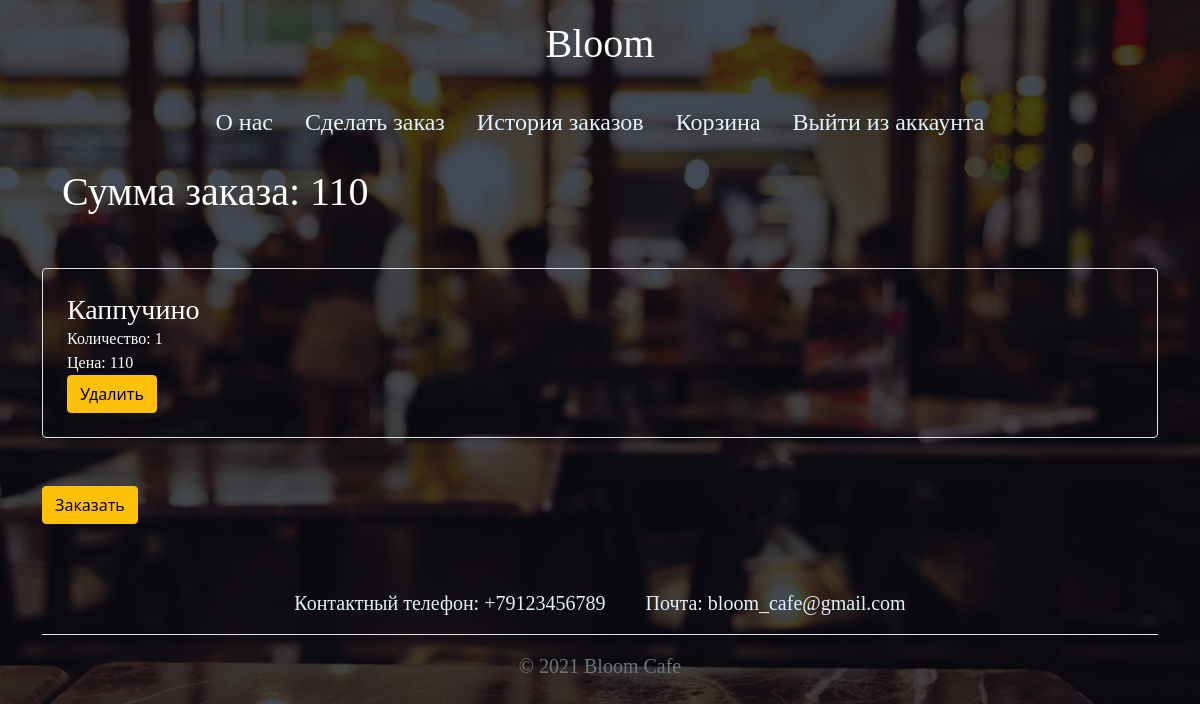
The page /basket (signed in) on the database its author committed.
### data/meals.py (models this page shows)
class Meals(SqlAlchemyBase):
    __tablename__ = 'menu'
    id = sqlalchemy.Column(sqlalchemy.Integer,
                           primary_key=True, autoincrement=True)
    name = sqlalchemy.Column(sqlalchemy.String)
    category = sqlalchemy.Column(sqlalchemy.String)
    price = sqlalchemy.Column(sqlalchemy.Integer)
    pic = sqlalchemy.Column(sqlalchemy.String, nullable=True)
    in_stock = sqlalchemy.Column(sqlalchemy.Boolean)

### main.py (the view)
@app.route('/basket')
def basket():
    db_sess = db_session.create_session()
    a = current_user.id
    b_ = None
    if not db_sess.query(Users).filter(Users.id == a).first().basket:
        return render_template('basket_empty.html')
    else:
        for u in db_sess.query(Users).filter(Users.id == a):
            b_ = [int(i) for i in u.basket.split(', ')]
        b = [db_sess.query(Meals).filter(Meals.id == i).first().name for i in b_]
        bask = {}
        for i in b:
            if i not in bask:
                bask[i] = [b.count(i), db_sess.query(Meals).filter(Meals.name == i).first().price]
        all_price = 0
        for i in bask:
            for j in range(bask[i][0]):
                all_price += bask[i][1]
        return render_template('basket_meals.html', basket=bask, all_price=all_price)

### data/db_session.py (called while the page is built)
def create_session() -> Session:
    global __factory
    return __factory()

### main.py (called while the page is built)
@login_manager.user_loader
def load_user(user_id):
    db_sess = db_session.create_session()
    return db_sess.query(Users).get(user_id)

### templates/basket_meals.html
{% extends "base.html" %}
{% block content %}
<h1>Сумма заказа: {{ all_price }}</h1>
{% for i in basket %}
<br>
<div class="row g-0 border rounded overflow-hidden flex-md-row mb-4 shadow-sm h-md-250 position-relative">
    <div class="col p-4 d-flex flex-column position-static">
      <h3 class="mb-0">{{ i }}</h3>
      <p class="card-text mb-auto">Количество: {{ basket[i][0] }}</p>
      <p class="card-text mb-auto">Цена: {{ basket[i][1] }}</p>
      <div>
        <a href="/del/{{ i }}" class="btn btn-warning">
            Удалить
        </a>
    </div>
    </div>
</div>
{% endfor %}
<br>
<div>
   <a href="/order" class="btn btn-warning">
            Заказать
        </a>
</div>
{% endblock %}

### static/css/style.css (style rules this page uses)
h1 { color: #ffffff; padding: 20px; font-family: "Felix Titling"; }
h3 { color: #ffffff; font-family: "Felix Titling"; }
p { color: #ffffff; font-family: "Felix Titling"; }
body { -moz-background-size: 100%; -webkit-background-size: 100%; -o-background-size: 100%; background-size: cover; }

### rows shown on the page
Meals: name "Каппучино", name "1", name "110"

### other values the page prints
{{ all_price }} "110"
